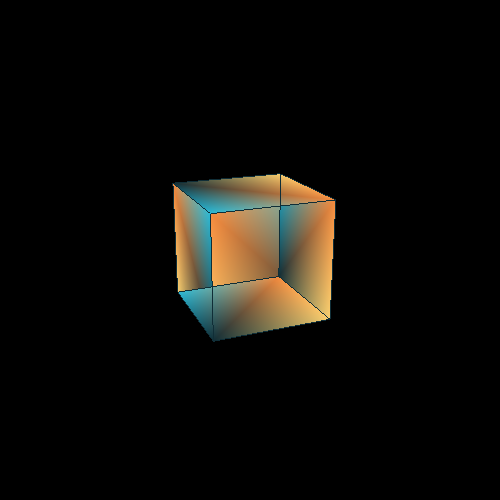

Write the Python code that produced this figure.
import pygame
from pygame.locals import *
from OpenGL.GL import *
from OpenGL.GLU import *

#필요없음
colors = ((252/256,210/256,113/256),
          (247/256,141/256,63/256),
          (43/256,187/256,216/256),
          (16/256,46/256,55/256))

#필요없음
surfaces = ((0,1,2,3),
            (3,2,7,6),
            (6,7,5,4),
            (4,5,1,0),
            (1,5,7,2),
            (4,0,3,6))

vertices = ((1,-1,-1),(1,1,-1),
            (-1,1,-1),(-1,-1,-1),
            (1,-1,1),(1,1,1),
            (-1,-1,1),(-1,1,1))

edges = ((0,1),(0,3),(0,4),
         (2,1),(2,3),(2,7),
         (6,3),(6,4),(6,7),
         (5,1),(5,4),(5,7))

def drawCube():
    #필요없음
    glBegin(GL_QUADS)
    for surface in surfaces:
        x=0
        for vertex in surface:
            glColor3fv(colors[x])
            glVertex3fv(vertices[vertex])
            x+=1
    glEnd()

    glBegin(GL_LINES)
    for edge in edges:
        for vertex in edge:
            glVertex3fv(vertices[vertex])
    glEnd()

def drawaxis():
    glBegin(GL_LINE_LOOP)
    glVertex3f(10.0,0.0,0.0)
    glVertex3f(-10.0, 0.0, 0.0)
    glEnd()

    glBegin(GL_LINE_LOOP)
    glVertex3f(0.0, 10.0, 0.0)
    glVertex3f(0.0, -10.0, 0.0)
    glEnd()

    glBegin(GL_LINE_LOOP)
    glVertex3f(0.0, 0.0, 10.0)
    glVertex3f(0.0, 0.0, -10.0)
    glEnd()

def myOpenGL():
    ###
    test = True
    pitch = 0.0
    yaw = 0.0
    roll = 0.0
    val = -10
    ###

    pygame.init()
    display = (500,500)
    win = pygame.display.set_mode(display, DOUBLEBUF | OPENGL)
    gluPerspective(45, (display[0]/display[1]),0.1,50.0)
    glTranslatef(0.0, 0.0, val)
    print(colors)
    #값 수정

    while True:
        for event in pygame.event.get():
            if event.type == pygame.QUIT:
                pygame.quit()
                quit()
        ###
        k = pygame.key.get_pressed()

        if k[pygame.K_LEFT]:
            yaw = -0.5
            pitch = 0
            roll = 0
            test = True
        elif k[pygame.K_RIGHT]:
            yaw = 0.5
            pitch = 0
            roll = 0
            test = True
        elif k[pygame.K_UP]:
            pitch = -0.5
            yaw = 0
            roll = 0
            test = True
        elif k[pygame.K_DOWN]:
            pitch = 0.5
            yaw = 0
            roll = 0
            test = True
        elif k[pygame.K_q]:
            roll = -0.5
            yaw = 0
            pitch = 0
            test = True
        elif k[pygame.K_w]:
            roll = 0.5
            yaw = 0
            pitch = 0
            test = True
        ###

        if(test):
            glRotatef(pitch,1.0,0,0)
            glRotatef(yaw, 0, 1.0, 0)
            glRotatef(roll, 0, 0, 1.0)
            test = False
        #원래는 1,3,1,1
        ###

        glClear(GL_COLOR_BUFFER_BIT | GL_DEPTH_BUFFER_BIT)
        drawCube()
        #drawaxis()

        ###
        if k[pygame.K_m]:
            pygame.image.save(win, 'test.png')
            break

        pygame.display.flip()
        pygame.time.wait(10)
    pygame.quit()

#myOpenGL()